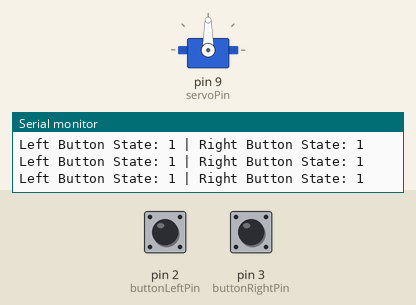
Simulated run of this sketch. Board: Arduino Uno, built with avr-gcc and run on an emulated ATmega328P. Shown: servo, the last lines printed to the serial monitor. The inputs (shaded band) are chosen by the test bench; at power-on: pin 3 (buttonRightPin) HIGH, pin 2 (buttonLeftPin) HIGH.

Above: at 1.2 s.
1.3 s: pin 3 (buttonRightPin) pulled LOW for 0.15 s
At 1.8 s:
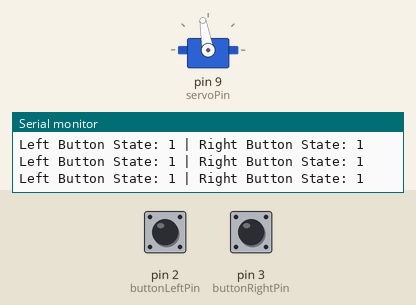
2.9 s: pin 3 (buttonRightPin) pulled LOW for 1 s
At 3.9 s:
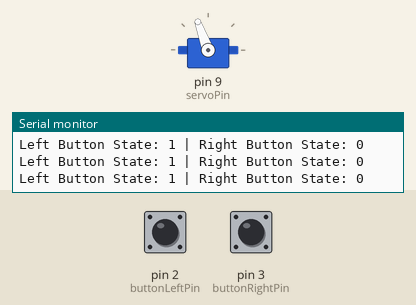
6.9 s: pin 3 (buttonRightPin) pulled LOW for 0.15 s
At 8.0 s:
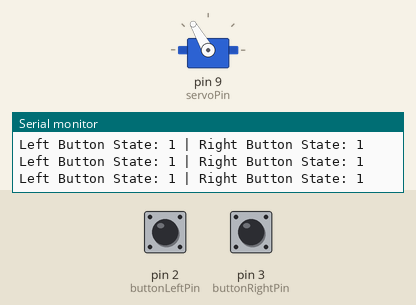
8.5 s: pin 2 (buttonLeftPin) pulled LOW for 0.15 s
At 8.9 s:
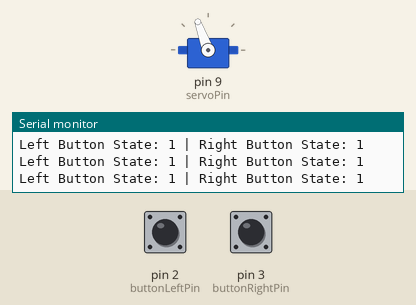
11.6 s: pin 2 (buttonLeftPin) pulled LOW for 1 s
At 12.6 s:
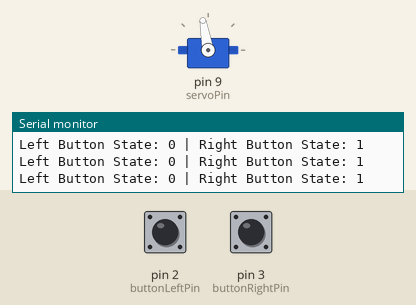
15.6 s: pin 2 (buttonLeftPin) pulsed LOW 5 times (0.12 s each, 0.3 s apart)
At 18.0 s:
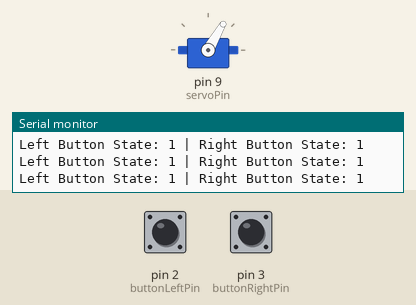
Timing chart, 0 to 19.5 s (numbered marks = the images above; inputs shaded):
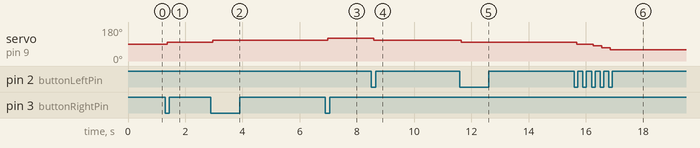

The sketch:

code_gripper.ino
```cpp
#include <Servo.h>

Servo myServo;
const int buttonLeftPin = 2;
const int buttonRightPin = 3;
const int servoPin = 9;

int servoAngle = 90;
bool lastLeftState = HIGH;
bool lastRightState = HIGH;

void setup() {
  Serial.begin(9600);
  myServo.attach(servoPin);
  myServo.write(servoAngle);

  pinMode(buttonLeftPin, INPUT_PULLUP);
  pinMode(buttonRightPin, INPUT_PULLUP);
}

void loop() {
  bool currentLeftState = digitalRead(buttonLeftPin);
  bool currentRightState = digitalRead(buttonRightPin);

  Serial.print("Left Button State: ");
  Serial.print(currentLeftState);
  Serial.print(" | Right Button State: ");
  Serial.println(currentRightState);

  if (currentLeftState == LOW && lastLeftState == HIGH) {
    servoAngle = max(0, servoAngle - 10);
    myServo.write(servoAngle);
    Serial.print("Moving Left to: ");
    Serial.println(servoAngle);
    delay(200);
  }

  if (currentRightState == LOW && lastRightState == HIGH) {
    servoAngle = min(180, servoAngle + 10);
    myServo.write(servoAngle);
    Serial.print("Moving Right to: ");
    Serial.println(servoAngle);
    delay(200);
  }

  lastLeftState = currentLeftState;
  lastRightState = currentRightState;
}
```

Measured:
- after the input at 1.3 s, servo on pin 9 (servoPin): 90° → 100° after 0.07 s
- after the input at 2.9 s, servo on pin 9 (servoPin): 100° → 110° after 0.06 s
- after the input at 6.9 s, servo on pin 9 (servoPin): 110° → 120° after 0.09 s
- after the input at 8.5 s, servo on pin 9 (servoPin): 120° → 110° after 0.08 s
- after the input at 11.6 s, servo on pin 9 (servoPin): 110° → 100° after 0.05 s
- after the input at 15.6 s, servo on pin 9 (servoPin): 100° → 90° after 0.08 s, → 80° 0.58 s later, → 70° 0.30 s later, → 60° 0.30 s later
